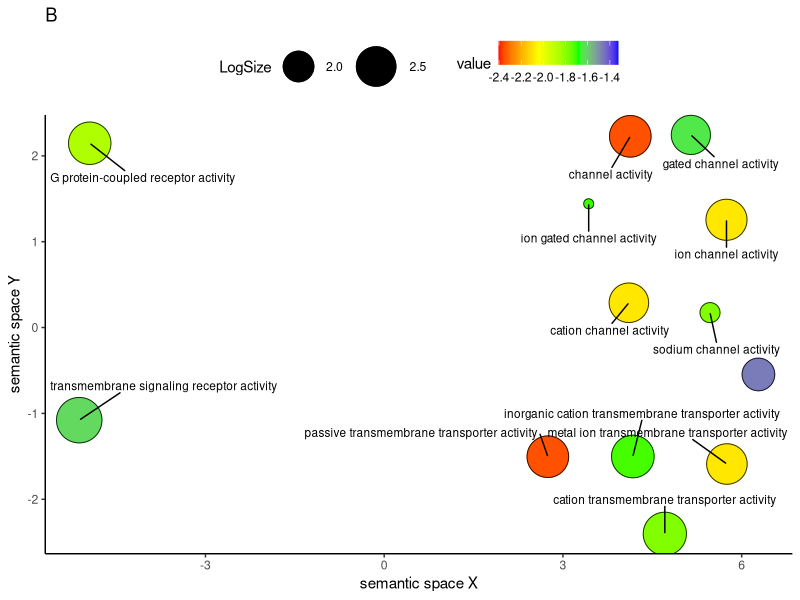
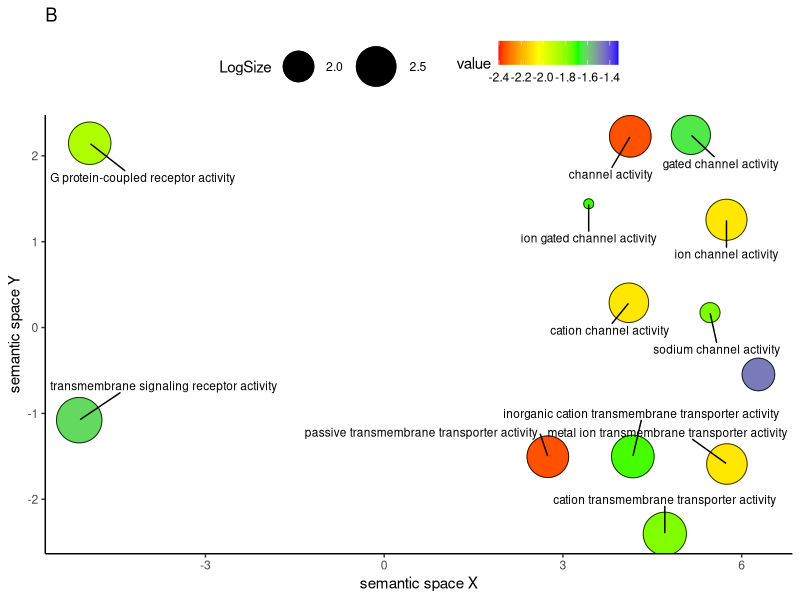

The R script that drew these images, in order:
# Figrue_4B

# A plotting R script produced by the Revigo server at http://revigo.irb.hr/
# If you found Revigo useful in your work, please cite the following reference:
# Supek F et al. "REVIGO summarizes and visualizes long lists of Gene Ontology
# terms" PLoS ONE 2011. doi:10.1371/journal.pone.0021800

# The axes in the plot have no intrinsic meaning. Revigo uses Multidimensional Scaling (MDS) to reduce the dimensionality of a matrix of the GO terms pairwise semantic similarities. The resulting projection may be highly non linear. The guiding principle is that semantically similar GO terms should remain close together in the plot. Repeated runs of Revigo may yield different arrangements, but the term distances will remain similar.
# 
# Would you like to remove obsolete GO terms: No
# What species would you like to work with: Gallus gallus (9031)
# What semantic similarity measure would you like to use: Resnik (normalized)

# --------------------------------------------------------------------------
require( ggplot2 );
require( scales );
require( ggrepel );
require( dplyr )

# --------------------------------------------------------------------------
setwd("/Users/chenguangji/Desktop/05.内源性病毒/LTR/Solo-LTR_report/Solo-Final/Source_Data/Figure_4/Figure_4B/")
revigo.data.tsv<-read.table("Figure_4B.tsv",header = T,sep="\t")

# one.data <- data.frame(revigo.data.tsv);
# names(one.data) <- revigo.names;

one.data<-revigo.data.tsv
one.data <- one.data [(one.data$PC_0 != "null" & one.data$PC_1 != "null"), ];
one.data$plot_X <- as.numeric( as.character(one.data$PC_0) );
one.data$plot_Y <- as.numeric( as.character(one.data$PC_1) );
one.data$log_size <- as.numeric( as.character(one.data$LogSize) );
one.data$value <- as.numeric( as.character(one.data$Value) );
one.data$frequency <- as.numeric( as.character(one.data$Frequency) );
one.data$uniqueness <- as.numeric( as.character(one.data$Uniqueness) );
one.data$dispensability <- as.numeric( as.character(one.data$Dispensability) );
#head(one.data);


# --------------------------------------------------------------------------
# Names of the axes, sizes of the numbers and letters, names of the columns,
# etc. can be changed below
ex <- one.data [ one.data$dispensability < 0.35, ];
one.x_range = max(one.data$value) - min(one.data$value);
one.y_range = max(one.data$plot_Y) - min(one.data$plot_Y);

one.data.MF<-one.data %>%filter(Aspects=="Molecular Function")
ex.MF <- one.data.MF [ one.data.MF$dispensability < 0.4, ];
p.revigo.MF <- ggplot( data = one.data.MF )+
  geom_point( aes( plot_X, plot_Y, colour = value, size = log_size))+ 
  scale_colour_gradientn( colours = rev(c("blue","green", "yellow", "red")), limits = c( min(one.data$value), max(one.data$value)) )+
  geom_point( aes( plot_X, plot_Y, size = log_size), shape = 21, fill = "transparent", colour = I (alpha ("black", 0.8) )) +
  geom_text_repel( data = ex.MF , aes(plot_X, plot_Y, label = Name), size = 3,max.overlaps=500,min.segment.length=0,direction="both",nudge_y=ifelse(ex.MF$plot_Y>0,-0.4,0.4))+
  scale_size(name="LogSize",range=c(3, 15)) + 
  labs (y = "semantic space Y", x = "semantic space X",title="B")+
  theme_classic()+
  theme(legend.key = element_blank(),legend.position = "top")
p.revigo.MF
ggsave("Figure_4B.pdf",w=5,h=5)
